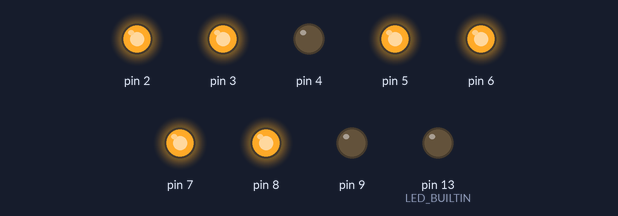
Recording of a sketch running on a simulated Arduino Uno, built with avr-gcc and run on an emulated ATmega328P. Parts: output pins drawn as LEDs (lit = HIGH). Random numbers use the default seed unless the sketch sets one.

Above: at 0.12 s.
At 3.1 s:
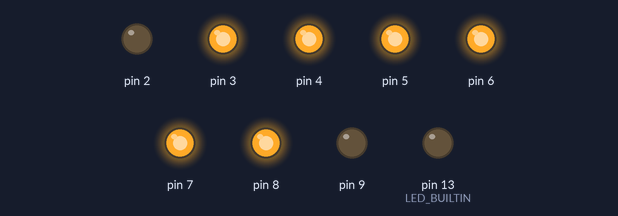
At 18.64 s:
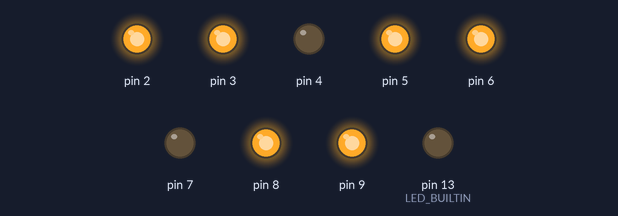
At 22.14 s:
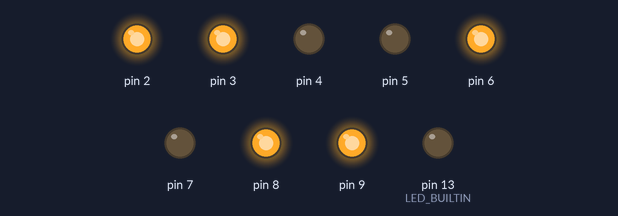
At 28.0 s:
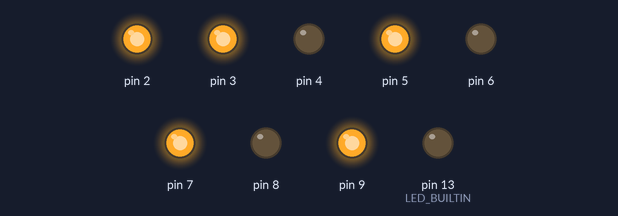
At 37.6 s:
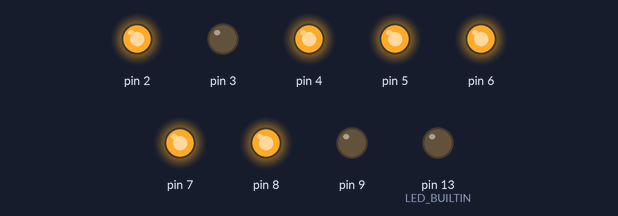
Timing chart, 0 to 40.0 s (numbered marks = the images above):
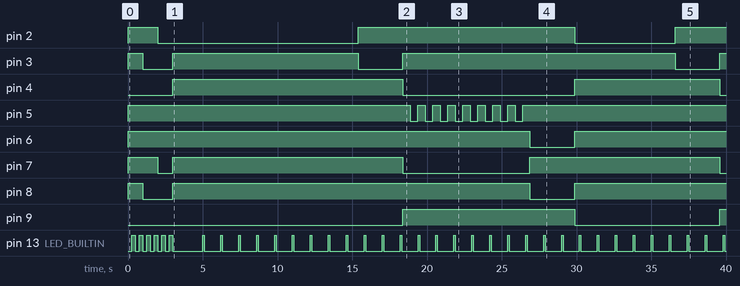

Measured:
- by itself, pin 2: HIGH → LOW at 2.0 s, → HIGH 13.4 s later, → LOW 14.5 s later, → HIGH 6.7 s later
- by itself, pin 3: goes LOW 2.0 s, HIGH 12.4 s, LOW 3.0 s, HIGH 18.2 s, LOW 3.0 s, then HIGH
- by itself, pin 4: LOW → HIGH at 3.0 s, → LOW 15.4 s later, → HIGH 11.5 s later, → LOW 9.7 s later
- by itself, pin 5: repeats every 1.0 s: LOW 0.50 s, HIGH 0.50 s, until it stays HIGH from 26.4 s
- by itself, pin 6: LOW → HIGH at 0.00 s, → LOW 26.9 s later, → HIGH 3.0 s later
- by itself, pin 7: goes LOW 1.0 s, HIGH 15.4 s, LOW 8.5 s, HIGH 12.7 s, then LOW
- by itself, pin 8: HIGH → LOW at 1.0 s, → HIGH 2.0 s later, → LOW 23.9 s later, → HIGH 3.0 s later
- by itself, pin 9: LOW → HIGH at 18.4 s, → LOW 11.5 s later, → HIGH 9.7 s later

The sketch:

robot.ino
```cpp
// (licence header left out)
#include <TimerOne.h>
#include "config.h"
#include "timer.h"
#include "heartbeat.h"
#include "robot_fsm.h"

void isr_sys_tick();

void setup()
{
  /* Psuedo random is fine, no need to use AN */
  randomSeed(0x7062);

  /* HW timer used as base tick for sys timers */
  Timer1.initialize(SYS_TICK * 1000);
  Timer1.attachInterrupt( isr_sys_tick );
  initTimerModule();
  Heartbeat::init(LED_BUILTIN);
  robot::init();
}

void loop()
{
  Heartbeat::pump();
  robot::run();
}

void isr_sys_tick()
{
  static int count = 0;
  timerModuleTick(SYS_TICK);
}
```

arrow.cpp
```cpp
// (licence header left out)
#include "Arduino.h"
#include "config.h"
#include "timer.h"
#include "arrow.h"


/*! \fn Arrow* Arrow::create(int green_pin, int orange_pin)
    \brief Factory method for the arrow class, initialises
    with green and orange pins.
    Green will flash, orange is constant
    \param green_pin The pin to the Green Arrow
    \param orange_pin The pin to the Orange Arrow
    \retval pointer to the new instance
*/
Arrow* Arrow::create(int green_pin, int orange_pin)
{
	return new Arrow(green_pin, orange_pin);
}

/*! \fn Arrow::Arrow(int green_pin, int orange_pin)
    \brief Arrow class constructor, use the factory method instead
    \param green_pin The pin to the Green Arrow
    \param orange_pin The pin to the Orange Arrow
*/
Arrow::Arrow(int green_pin, int orange_pin)
{
	_flash_timer = Timer::create(FLASH_TIME);
	_flash_timer->stop();

	_green = green_pin;
	_orange = orange_pin;

	/* see http://arduino-info.wikispaces.com/ArduinoPower#4-8 */
	digitalWrite(_green, ARROW_START_STATE);
	digitalWrite(_orange, ARROW_START_STATE);
	pinMode(_green, OUTPUT);
	pinMode(_orange, OUTPUT);

	_state = ARROW_STOP;
}

/*! \fn void Arrow::go()
    \brief Triggers the go state:
    	- Green Arrow flashes
    	- Orange Arrow off
*/
void Arrow::go()
{
	_state = ARROW_GO;
	_flash_timer->restart();
}

/*! \fn void Arrow::caution()
    \brief Triggers the caution state:
    	- Green Arrow off
    	- Orange Arrow on
*/
void Arrow::caution()
{
	_state = ARROW_CAUTION;
	_flash_timer->stop();
}

/*! \fn void Arrow::stop()
    \brief Triggers the stop state:
    	- Green Arrow off
    	- Orange Arrow off
*/
void Arrow::stop()
{
	_state = ARROW_STOP;
	_flash_timer->stop();
}

/*! \fn void Arrow::run()
    \brief FSM for the arrow. Run in the main loop
*/
void Arrow::run()
{
	static bool green_is_on = false;

	switch(_state)
	{
		case ARROW_GO:
		digitalWrite(_orange, RELAY_OPEN);
		if(_flash_timer->expired())
		{
			_flash_timer->restart();
			if(green_is_on)
			{
				digitalWrite(_green, RELAY_OPEN);
			}
			else
			{
				digitalWrite(_green, RELAY_CLOSED);
			}
			green_is_on = !green_is_on;
		}
		break;

		case ARROW_CAUTION:
		digitalWrite(_green, RELAY_OPEN);
		digitalWrite(_orange, RELAY_CLOSED);
		break;

		default:
		case ARROW_STOP:
		digitalWrite(_green, RELAY_OPEN);
		digitalWrite(_orange, RELAY_OPEN);
		break;

	}
}
```

arrow.h
```cpp
#ifndef ARROW_H_
#define ARROW_H_

typedef enum
{
	ARROW_GO,
	ARROW_CAUTION,
	ARROW_STOP,
}ARROW_STATE;

class Arrow
{
public:
	static Arrow* create(int green_pin, int orange_pin);
	Arrow(int green_pin, int orange_pin);
	void go(void);
	void caution(void);
	void stop(void);
	void run();

private:
	int _green;
	int _orange;
	Timer* _flash_timer;
	ARROW_STATE _state;
};


#endif
```

heartbeat.cpp
```cpp
// (licence header left out)
#include "Arduino.h"
#include "config.h"
#include "timer.h"
#include "heartbeat.h"

/***********************
* --== Properties ==-- *
***********************/

int Heartbeat::_pin;
SYS_STATE Heartbeat::_state;
Timer* Heartbeat::_pulse_timer;

/********************
* --== Methods ==-- *
*********************/

Heartbeat::init(int pin)
{
	pinMode(pin, OUTPUT);
	_pin = pin;
  _pulse_timer = Timer::create(PULSE_PERIOD);
  boot();
}

void Heartbeat::boot()
{
  _state = err_boot;
  digitalWrite(_pin, LOW);
  _pulse_timer->reset(250);
}

void Heartbeat::normal()
{
  _state = err_normal;
  digitalWrite(_pin, LOW);
  _pulse_timer->reset(PULSE_PERIOD);
}

void Heartbeat::error(int errorCode)
{
  _state = errorCode;
  digitalWrite(_pin, LOW);
  _pulse_timer->reset(PULSE_PERIOD);
}

/*
For boot we just flash
While running the state can be put onto the LED
Pulse codes:
  1 - Normal
  2 - Error
Timing configurable in config.h
*/
void Heartbeat::pump()
{
  static bool LED_is_on = false;
  static int pulses = 0;

  if(err_boot == _state)
  {
    if(_pulse_timer->expired())
    {
      if(LED_is_on)
      {
        digitalWrite(_pin, LOW);
      }
      else
      {
        digitalWrite(_pin, HIGH);
      }

      LED_is_on = !LED_is_on;
      _pulse_timer->restart();
    }
  }
  else
  {
    if(_pulse_timer->expired())
    {
      if(0 == pulses)
      {
        pulses = _state;
        _pulse_timer->reset(PULSE_PERIOD);
      }
      else
      {
        if(LED_is_on)
        {
          digitalWrite(_pin, LOW);
          pulses--;
        }
        else
        {
          digitalWrite(_pin, HIGH);
        }
        LED_is_on = !LED_is_on;
        _pulse_timer->reset(PUMP_PERIOD);
      }
    }
  }
}
```

heartbeat.h
```cpp
#ifndef LED_H
#define LED_H

typedef enum
{
	err_boot = 0,
	err_normal = 1,
	err_res = 2,
}SYS_STATE;

class Heartbeat
{
public:
	static init(int pin);
	static void boot();
	static void normal();
	static void error(int errorCode);
	static void pump(void);

private:
	static int _pin;
	static SYS_STATE _state;
	static Timer* _pulse_timer;
};

#endif
```

light.cpp
```cpp
// (licence header left out)
#include "Arduino.h"
#include "config.h"
#include "light.h"

/*! \fn light* light::create(int green_pin, int orange_pin, int red_pin)
    \brief Factory method for the light class, initialises
    a traffic light with green, orange and red pins
    \param green_pin The pin to the Green Light
    \param orange_pin The pin to the Orange Light
    \param red_pin The pin to the red Light
    \retval pointer to the new instance
*/
light* light::create(int green_pin, int orange_pin, int red_pin)
{
	return new light(green_pin, orange_pin, red_pin);
}

/*! \fn light::light(int green_pin, int orange_pin)
    \brief light class constructor, use the factory method instead
    \param green_pin The pin to the Green Light
    \param orange_pin The pin to the Orange Light
    \param red_pin The pin to the red Light
*/
light::light(int green_pin, int orange_pin, int red_pin)
{
	_green = green_pin;
	_orange = orange_pin;
	_red = red_pin;

	digitalWrite(_green, RELAY_OPEN);
	digitalWrite(_orange, RELAY_OPEN);
	digitalWrite(_red, RELAY_OPEN);

	pinMode(_green, OUTPUT);
	pinMode(_orange, OUTPUT);
	pinMode(_red, OUTPUT);
}

/*! \fn void light::turnOn(COLOURS colour)
    \brief Turns the specified light on
    \param colour which light to turn on
*/
void light::turnOn(COLOURS colour)
{
	int pin;
	switch(colour)
	{
		case GREEN:
		pin = _green;
		break;

		case ORANGE:
		pin = _orange;
		break;

		case RED:
		pin = _red;
		break;

		default:
		pin = -1;
		break;
	}
	if(pin != -1)
		digitalWrite(pin, RELAY_CLOSED);
}

/*! \fn void light::turnOff(COLOURS colour)
    \brief Turns the specified light Off
    \param colour which light to turn Off
*/
void light::turnOff(COLOURS colour)
{
	int pin;
	switch(colour)
	{
		case GREEN:
		pin = _green;
		break;

		case ORANGE:
		pin = _orange;
		break;

		case RED:
		pin = _red;
		break;

		default:
		pin = -1;
		break;
	}
	if(pin != -1)
		digitalWrite(pin, RELAY_OPEN);
}

/*! \fn void light::go()
    \brief Triggers the go state:
*/
void light::go(void)
{
	turnOn(GREEN);
	turnOff(ORANGE);
	turnOff(RED);
}

/*! \fn void light::slow()
    \brief Triggers the slow state:
*/
void light::slow(void)
{
	turnOff(GREEN);
	turnOn(ORANGE);
	turnOff(RED);
}

/*! \fn void light::stop()
    \brief Triggers the stop state:
*/
void light::stop(void)
{
	turnOff(GREEN);
	turnOff(ORANGE);
	turnOn(RED);
}
```

light.h
```cpp
#ifndef LIGHT_H_
#define LIGHT_H_

typedef enum
{
	GREEN,
	ORANGE,
	RED,
}COLOURS;

class light
{
public:
	static light* create(int green_pin, int orange_pin, int red_pin);
	light(int green_pin, int orange_pin, int red_pin);
	void go(void);
	void slow(void);
	void stop(void);
	void turnOn(COLOURS colour);
	void turnOff(COLOURS colour);

private:
	int _green;
	int _orange;
	int _red;
};

#endif
```

robot_fsm.cpp
```cpp
// (licence header left out)
#include "Arduino.h"
#include "config.h"
#include "timer.h"
#include "heartbeat.h"
#include "robot_fsm.h"

/***********************
* --== Properties ==-- *
***********************/

ROBOT_STATES robot::_state;
Timer* robot::_state_timer;
light* robot::_light1;
light* robot::_light2;
Arrow* robot::_arrow;

/********************
* --== Methods ==-- *
*********************/

void robot::init(void)
{
	_state = BOOT0;
	_state_timer = Timer::create(BOOT_TIMING);
	_light1 = light::create(LIGHT1_G, LIGHT1_O, LIGHT1_R);
	_light2 = light::create(LIGHT2_G, LIGHT2_O, LIGHT2_R);
	_arrow = Arrow::create(ARROWG, ARROWO);
}

void robot::run(void)
{
	_arrow->run();
	switch(_state)
	{
		case BOOT0:
		_light1->turnOn(RED);
		_light2->turnOn(RED);
		if(_state_timer->expired())
		{
			_state_timer->reset(BOOT_TIMING);
			_state = BOOT1;
		}
		break;

		case BOOT1:
		_light1->turnOn(ORANGE);
		_light2->turnOn(ORANGE);
		if(_state_timer->expired())
		{
			_state_timer->reset(BOOT_TIMING);
			_state = BOOT2;
		}
		break;

		case BOOT2:
		_light1->turnOn(GREEN);
		_light2->turnOn(GREEN);
		if(_state_timer->expired())
		{
			_state_timer->reset(GO_TIME_BASE + random(GO_TIME_RAND_MAX));
			Heartbeat::normal();
			_state = GO1_STOP2;
		}
		break;

		case GO1_STOP2:
		_light1->go();
		_light2->stop();
		if(_state_timer->expired())
		{
			_state_timer->reset(SLOW_TIME);
			_state = SLOW1_STOP2;
		}
		break;

		case SLOW1_STOP2:
		_light1->slow();
		_light2->stop();
		if(_state_timer->expired())
		{
			_state_timer->reset(GO_TIME_BASE + random(GO_TIME_RAND_MAX));
			_state = STOP1_GO2;
			_arrow->go();
		}
		break;

		case STOP1_GO2:
		_light1->stop();
		_light2->go();
		if(_state_timer->expired())
		{
			_state_timer->reset(SLOW_TIME);
			_state = STOP1_SLOW2;
			_arrow->caution();
		}
		break;

		case STOP1_SLOW2:
		_light1->stop();
		_light2->slow();
		if(_state_timer->expired())
		{
			_state_timer->reset(GO_TIME_BASE + random(GO_TIME_RAND_MAX));
			_state = GO1_STOP2;
			_arrow->stop();
		}
		break;

	}
}
```

robot_fsm.h
```cpp
#ifndef ROBOFSM_H_
#define ROBOFSM_H_

#include "light.h"
#include "arrow.h"

typedef enum
{
	BOOT0,
	BOOT1,
	BOOT2,
	GO1_STOP2,
	SLOW1_STOP2,
	STOP1_GO2,
	STOP1_SLOW2,
}ROBOT_STATES;

class robot
{
public:
	static void init(void);
	static void run(void);

private:
	static ROBOT_STATES _state;
	static Timer* _state_timer;

	static light* _light1;
	static light* _light2;

	static Arrow* _arrow;
};


#endif
```

timer.cpp
```cpp
// (licence header left out)
#include "Arduino.h"
#include "timer.h"

typedef struct
{
	Timer* px_timer;
	bool occupied;
}TIMER_LIST_ENTRY;

TIMER_LIST_ENTRY timerList[MAX_TIMERS];
int freeSlots;

void initTimerModule()
{
	for(int i = 0 ; i < MAX_TIMERS ; i++)
	{
		timerList[i].occupied = false;
	}
	freeSlots = MAX_TIMERS;
}

void timerModuleTick(int milliseconds)
{
	for(int i = 0 ; i < MAX_TIMERS ; i++)
	{
		if(false != timerList[i].occupied)
			timerList[i].px_timer->tick(milliseconds);
	}
}

Timer* Timer::create(int period)
{
	if(0 < freeSlots)
	{
		return new Timer(period);
	}

	return NULL;
}

Timer::Timer(int period)
{
	_period = period;
	_expired = false;
	_count = 0;
	_index = -1;

	for(int i = 0 ; i < MAX_TIMERS ; i++)
	{
		if(false == timerList[i].occupied)
		{
			timerList[i].px_timer = this;
			timerList[i].occupied = true;
			_index = i;
			freeSlots--;
			_running = true;
			return;
		}
	}
}

Timer::~Timer()
{
	if(_index >= 0)
	{
		timerList[_index].occupied = false;
		freeSlots++;
	}
}

void Timer::tick(int milliseconds)
{
	if(_running && !_expired)
	{
		_count += milliseconds;

		if(_count >= _period)
		{
			_expired = true;
		}
	}
}

void Timer::start()
{
	_running = true;
}

void Timer::stop()
{
	_running = false;
}

void Timer::restart()
{
	stop();
	_expired = false;
	_count = 0;
	start();
}

void Timer::reset(int period)
{
	stop();
	_expired = false;
	_period = period;
	_count = 0;
	start();
}

bool Timer::expired()
{
	return _expired;
}
```

timer.h
```cpp
#ifndef TIMER_H
#define TIMER_H

#define MAX_TIMERS 10

class Timer
{
public:
	static Timer* create(int period);
	void start();
	void stop();
	void reset(int period);
	void restart();
	void tick(int milliseconds);
	bool expired();
	~Timer();

private:
	Timer(int period);
	bool _running;
	bool _expired;
	int _period;
	int _count;
	int _index;
};

void initTimerModule();
void timerModuleTick(int milliseconds);

#endif
```

config.h
```cpp
#ifndef CONFIG_H_
#define CONFIG_H_

#define SYS_TICK 1 	/* milliseconds */

/* Relay Pins */
#define RELAY_1 2
#define RELAY_2 3
#define RELAY_3 4
#define RELAY_4 5
#define RELAY_5 6
#define RELAY_6 7
#define RELAY_7 8
#define RELAY_8 9

/* Relay to Light signals */
#define LIGHT1_G 	RELAY_1
#define LIGHT1_O 	RELAY_2
#define LIGHT1_R 	RELAY_3
#define LIGHT2_G 	RELAY_6
#define LIGHT2_O 	RELAY_7
#define LIGHT2_R 	RELAY_8

#define ARROWG 		RELAY_4
#define ARROWO 		RELAY_5

/* Robot Timing */
#define GO_TIME_BASE  		5000
#define GO_TIME_RAND_MAX  10000
#define SLOW_TIME					3000
#define FLASH_TIME				500

#define BOOT_TIMING 	1000

#define PULSE_PERIOD 	1000
#define PUMP_PERIOD 	100

#define REVERSE_LOGIC 1

#if REVERSE_LOGIC
#define RELAY_CLOSED 	LOW
#define RELAY_OPEN 		HIGH
#else
#define RELAY_CLOSED 	LOW
#define RELAY_OPEN 		HIGH
#endif

/* During the bootup process should the arrows be lit or not */
#define ARROW_START_STATE RELAY_CLOSED


#endif
```
